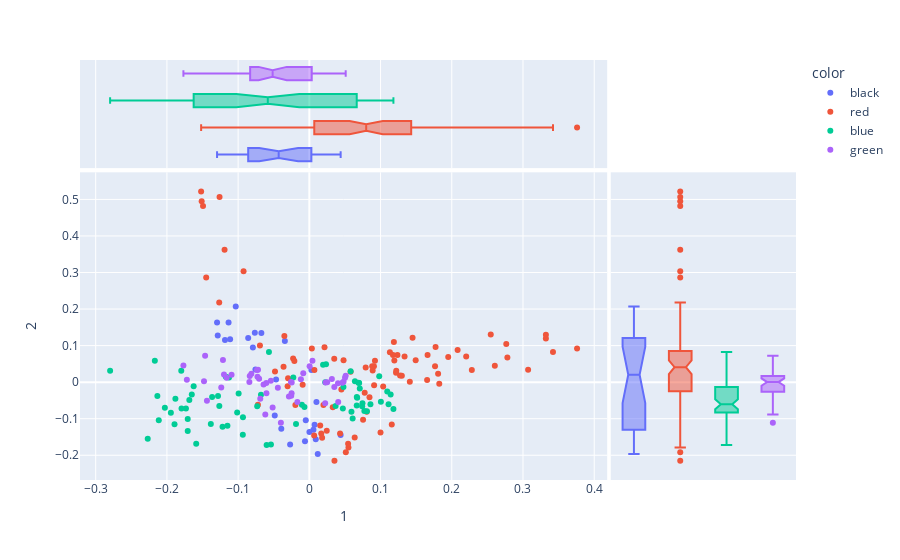

Notebook code cell kept with this figure:
### Code cell
px.scatter(DCM, 1, 2, 
           color=DOC['cover color'], 
           hover_name=DOC.file, 
           marginal_x='box', marginal_y='box', height=1000)

### Figure 1 — Plotly figure (JSON) as saved in the notebook; plotly's stock layout.template omitted (floating-point values rounded to 4 significant figures)
{"data": [{"hovertemplate": "<b>%{hovertext}</b><br><br>color=black<br>1=%{x}<br>2=%{y}<extra></extra>", "hovertext": ["Collins_HungerGames", "Collins_HungerGames", "Collins_HungerGames", "Collins_HungerGames", "Collins_HungerGames", "Collins_HungerGames", "Collins_HungerGames", "Collins_HungerGames", "Collins_HungerGames", "Collins_HungerGames", "Collins_HungerGames", "Collins_HungerGames", "Collins_HungerGames", "Collins_HungerGames", "Collins_HungerGames", "Collins_HungerGames", "Collins_HungerGames", "Collins_HungerGames", "Collins_HungerGames", "Collins_HungerGames", "Collins_HungerGames", "Collins_HungerGames", "Collins_HungerGames", "Collins_HungerGames", "Collins_HungerGames", "Collins_HungerGames"], "legendgroup": "black", "marker": {"color": "#636efa", "symbol": "circle"}, "mode": "markers", "name": "black", "orientation": "v", "showlegend": true, "type": "scatter", "x": [0.04396, 0.007362, 0.005752, -0.005004, 0.0001372, -0.006109, -0.04856, 0.00997, 0.01179, -0.03938, -0.1286, -0.1113, -0.1296, -0.1033, -0.03438, -0.06737, -0.1134, -0.07928, -0.08587, 0.00287, -0.07568, -0.04675, -0.07655, -0.1185, -0.02696, 0.009032], "xaxis": "x", "y": [-0.1447, -0.1167, -0.1302, -0.104, -0.1363, -0.1616, -0.09125, -0.05419, -0.1962, -0.1277, 0.128, 0.1176, 0.1632, 0.2072, 0.1126, 0.1347, 0.1635, 0.09457, 0.1206, 0.03297, 0.03444, 0.007214, 0.1354, 0.1156, -0.1707, -0.1562], "yaxis": "y"}, {"alignmentgroup": "True", "hovertemplate": "<b>%{hovertext}</b><br><br>color=black<br>1=%{x}<extra></extra>", "hovertext": ["Collins_HungerGames", "Collins_HungerGames", "Collins_HungerGames", "Collins_HungerGames", "Collins_HungerGames", "Collins_HungerGames", "Collins_HungerGames", "Collins_HungerGames", "Collins_HungerGames", "Collins_HungerGames", "Collins_HungerGames", "Collins_HungerGames", "Collins_HungerGames", "Collins_HungerGames", "Collins_HungerGames", "Collins_HungerGames", "Collins_HungerGames", "Collins_HungerGames", "Collins_HungerGames", "Collins_HungerGames", "Collins_HungerGames", "Collins_HungerGames", "Collins_HungerGames", "Collins_HungerGames", "Collins_HungerGames", "Collins_HungerGames"], "legendgroup": "black", "marker": {"color": "#636efa", "symbol": "circle"}, "name": "black", "notched": true, "offsetgroup": "black", "showlegend": false, "type": "box", "x": [0.04396, 0.007362, 0.005752, -0.005004, 0.0001372, -0.006109, -0.04856, 0.00997, 0.01179, -0.03938, -0.1286, -0.1113, -0.1296, -0.1033, -0.03438, -0.06737, -0.1134, -0.07928, -0.08587, 0.00287, -0.07568, -0.04675, -0.07655, -0.1185, -0.02696, 0.009032], "xaxis": "x3", "yaxis": "y3"}, {"alignmentgroup": "True", "hovertemplate": "<b>%{hovertext}</b><br><br>color=black<br>2=%{y}<extra></extra>", "hovertext": ["Collins_HungerGames", "Collins_HungerGames", "Collins_HungerGames", "Collins_HungerGames", "Collins_HungerGames", "Collins_HungerGames", "Collins_HungerGames", "Collins_HungerGames", "Collins_HungerGames", "Collins_HungerGames", "Collins_HungerGames", "Collins_HungerGames", "Collins_HungerGames", "Collins_HungerGames", "Collins_HungerGames", "Collins_HungerGames", "Collins_HungerGames", "Collins_HungerGames", "Collins_HungerGames", "Collins_HungerGames", "Collins_HungerGames", "Collins_HungerGames", "Collins_HungerGames", "Collins_HungerGames", "Collins_HungerGames", "Collins_HungerGames"], "legendgroup": "black", "marker": {"color": "#636efa", "symbol": "circle"}, "name": "black", "notched": true, "offsetgroup": "black", "showlegend": false, "type": "box", "xaxis": "x2", "y": [-0.1447, -0.1167, -0.1302, -0.104, -0.1363, -0.1616, -0.09125, -0.05419, -0.1962, -0.1277, 0.128, 0.1176, 0.1632, 0.2072, 0.1126, 0.1347, 0.1635, 0.09457, 0.1206, 0.03297, 0.03444, 0.007214, 0.1354, 0.1156, -0.1707, -0.1562], "yaxis": "y2"}, {"hovertemplate": "<b>%{hovertext}</b><br><br>color=red<br>1=%{x}<br>2=%{y}<extra></extra>", "hovertext": ["Collins_CatchingFire", "Collins_CatchingFire", "Collins_CatchingFire", "Collins_CatchingFire", "Collins_CatchingFire", "Collins_CatchingFire", "Collins_CatchingFire", "Collins_CatchingFire", "Collins_CatchingFire", "Collins_CatchingFire", "Collins_CatchingFire", "Collins_CatchingFire", "Collins_CatchingFire", "Collins_CatchingFire", "Collins_CatchingFire", "Collins_CatchingFire", "Collins_CatchingFire", "Collins_CatchingFire", "Collins_CatchingFire", "Collins_CatchingFire", "Collins_CatchingFire", "Collins_CatchingFire", "Collins_CatchingFire", "Collins_CatchingFire", "Collins_CatchingFire", "Collins_CatchingFire", "Collins_CatchingFire", "Roth_Allegiant", "Roth_Allegiant", "Roth_Allegiant", "Roth_Allegiant", "Roth_Allegiant", "Roth_Allegiant", "Roth_Allegiant", "Roth_Allegiant", "Roth_Allegiant", "Roth_Allegiant", "Roth_Allegiant", "Roth_Allegiant", "Roth_Allegiant", "Roth_Allegiant", "Roth_Allegiant", "Roth_Allegiant", "Roth_Allegiant", "Roth_Allegiant", "Roth_Allegiant", "Roth_Allegiant", "Roth_Allegiant", "Roth_Allegiant", "Roth_Allegiant", "Roth_Allegiant", "Roth_Allegiant", "Roth_Allegiant", "Roth_Allegiant", "Roth_Allegiant", "Roth_Allegiant", "Roth_Allegiant", "Roth_Allegiant", "Roth_Allegiant", "Roth_Allegiant", "Roth_Allegiant", "Roth_Allegiant", "Roth_Allegiant", "Roth_Allegiant", "Roth_Allegiant", "Roth_Allegiant", "Roth_Allegiant", "Roth_Allegiant", "Roth_Allegiant", "Roth_Allegiant", "Roth_Allegiant", "Roth_Allegiant", "Roth_Allegiant", "Roth_Allegiant", "Roth_Allegiant", "Roth_Allegiant", "Roth_Allegiant", "Roth_Allegiant", "Roth_Allegiant", "Roth_Allegiant", "Roth_Allegiant", "Roth_Allegiant", "Roth_Allegiant", "Roth_Allegiant"], "legendgroup": "red", "marker": {"color": "#EF553B", "symbol": "circle"}, "mode": "markers", "name": "red", "orientation": "v", "showlegend": true, "type": "scatter", "x": [0.04317, 0.1158, 0.05124, 0.03527, 0.06369, 0.05493, 0.07545, 0.03287, 0.0805, 0.07774, 0.04499, 0.09994, 0.01793, 0.02443, 0.01674, 0.006772, 0.05446, 0.01526, -0.1266, -0.1449, -0.119, -0.1512, -0.1519, -0.09236, -0.1261, -0.1493, 0.007098, 0.09071, 0.1131, 0.09093, 0.1036, -0.03051, -0.009383, -0.01957, 0.08445, -0.03622, -0.0722, -0.0482, 0.1194, 0.05796, 0.1337, 0.376, 0.09213, 0.2605, 0.3421, 0.1654, 0.1808, 0.1824, 0.3072, 0.2282, 0.2781, 0.3321, 0.1449, -0.03507, 0.04804, 0.2082, 0.08828, 0.1411, 0.195, 0.1217, 0.2202, 0.1299, 0.1221, 0.3322, 0.2547, 0.2765, 0.1765, 0.08893, -0.02986, 0.07914, 0.1773, 0.1237, 0.02131, -0.06938, 0.1274, 0.003525, 0.1187, 0.1493, -0.02274, 0.03496, -0.02105, 0.1175, 0.166, 0.01983], "xaxis": "x", "y": [-0.1402, -0.1161, -0.192, -0.2153, -0.1516, -0.1789, -0.1028, -0.06891, -0.08067, -0.02888, -0.02031, -0.1376, -0.1523, -0.1329, -0.1404, -0.1461, -0.1686, -0.1185, 0.2179, 0.2866, 0.3622, 0.4947, 0.5218, 0.3036, 0.5064, 0.4821, 0.03308, 0.04383, 0.08186, -0.008369, -0.01165, -0.01151, -0.006914, -0.06217, -0.04118, 0.04193, -0.06192, 0.0289, 0.05915, 0.02878, 0.07052, 0.09241, 0.05859, 0.04474, 0.08276, 0.005921, 0.02275, -0.00444, 0.03426, 0.03313, 0.06762, 0.1196, 0.1217, 0.1265, 0.06002, 0.08812, 0.04369, 0.001448, 0.06893, 0.026, 0.07009, 0.01784, 0.03129, 0.13, 0.1305, 0.1043, 0.04344, 0.03159, 0.01101, 0.04003, 0.09587, 0.07404, 0.09529, 0.1005, 0.01805, 0.09231, 0.11, 0.06001, 0.06497, 0.06376, 0.05812, 0.07451, 0.07411, -0.06224], "yaxis": "y"}, {"alignmentgroup": "True", "hovertemplate": "<b>%{hovertext}</b><br><br>color=red<br>1=%{x}<extra></extra>", "hovertext": ["Collins_CatchingFire", "Collins_CatchingFire", "Collins_CatchingFire", "Collins_CatchingFire", "Collins_CatchingFire", "Collins_CatchingFire", "Collins_CatchingFire", "Collins_CatchingFire", "Collins_CatchingFire", "Collins_CatchingFire", "Collins_CatchingFire", "Collins_CatchingFire", "Collins_CatchingFire", "Collins_CatchingFire", "Collins_CatchingFire", "Collins_CatchingFire", "Collins_CatchingFire", "Collins_CatchingFire", "Collins_CatchingFire", "Collins_CatchingFire", "Collins_CatchingFire", "Collins_CatchingFire", "Collins_CatchingFire", "Collins_CatchingFire", "Collins_CatchingFire", "Collins_CatchingFire", "Collins_CatchingFire", "Roth_Allegiant", "Roth_Allegiant", "Roth_Allegiant", "Roth_Allegiant", "Roth_Allegiant", "Roth_Allegiant", "Roth_Allegiant", "Roth_Allegiant", "Roth_Allegiant", "Roth_Allegiant", "Roth_Allegiant", "Roth_Allegiant", "Roth_Allegiant", "Roth_Allegiant", "Roth_Allegiant", "Roth_Allegiant", "Roth_Allegiant", "Roth_Allegiant", "Roth_Allegiant", "Roth_Allegiant", "Roth_Allegiant", "Roth_Allegiant", "Roth_Allegiant", "Roth_Allegiant", "Roth_Allegiant", "Roth_Allegiant", "Roth_Allegiant", "Roth_Allegiant", "Roth_Allegiant", "Roth_Allegiant", "Roth_Allegiant", "Roth_Allegiant", "Roth_Allegiant", "Roth_Allegiant", "Roth_Allegiant", "Roth_Allegiant", "Roth_Allegiant", "Roth_Allegiant", "Roth_Allegiant", "Roth_Allegiant", "Roth_Allegiant", "Roth_Allegiant", "Roth_Allegiant", "Roth_Allegiant", "Roth_Allegiant", "Roth_Allegiant", "Roth_Allegiant", "Roth_Allegiant", "Roth_Allegiant", "Roth_Allegiant", "Roth_Allegiant", "Roth_Allegiant", "Roth_Allegiant", "Roth_Allegiant", "Roth_Allegiant", "Roth_Allegiant", "Roth_Allegiant"], "legendgroup": "red", "marker": {"color": "#EF553B", "symbol": "circle"}, "name": "red", "notched": true, "offsetgroup": "red", "showlegend": false, "type": "box", "x": [0.04317, 0.1158, 0.05124, 0.03527, 0.06369, 0.05493, 0.07545, 0.03287, 0.0805, 0.07774, 0.04499, 0.09994, 0.01793, 0.02443, 0.01674, 0.006772, 0.05446, 0.01526, -0.1266, -0.1449, -0.119, -0.1512, -0.1519, -0.09236, -0.1261, -0.1493, 0.007098, 0.09071, 0.1131, 0.09093, 0.1036, -0.03051, -0.009383, -0.01957, 0.08445, -0.03622, -0.0722, -0.0482, 0.1194, 0.05796, 0.1337, 0.376, 0.09213, 0.2605, 0.3421, 0.1654, 0.1808, 0.1824, 0.3072, 0.2282, 0.2781, 0.3321, 0.1449, -0.03507, 0.04804, 0.2082, 0.08828, 0.1411, 0.195, 0.1217, 0.2202, 0.1299, 0.1221, 0.3322, 0.2547, 0.2765, 0.1765, 0.08893, -0.02986, 0.07914, 0.1773, 0.1237, 0.02131, -0.06938, 0.1274, 0.003525, 0.1187, 0.1493, -0.02274, 0.03496, -0.02105, 0.1175, 0.166, 0.01983], "xaxis": "x3", "yaxis": "y3"}, {"alignmentgroup": "True", "hovertemplate": "<b>%{hovertext}</b><br><br>color=red<br>2=%{y}<extra></extra>", "hovertext": ["Collins_CatchingFire", "Collins_CatchingFire", "Collins_CatchingFire", "Collins_CatchingFire", "Collins_CatchingFire", "Collins_CatchingFire", "Collins_CatchingFire", "Collins_CatchingFire", "Collins_CatchingFire", "Collins_CatchingFire", "Collins_CatchingFire", "Collins_CatchingFire", "Collins_CatchingFire", "Collins_CatchingFire", "Collins_CatchingFire", "Collins_CatchingFire", "Collins_CatchingFire", "Collins_CatchingFire", "Collins_CatchingFire", "Collins_CatchingFire", "Collins_CatchingFire", "Collins_CatchingFire", "Collins_CatchingFire", "Collins_CatchingFire", "Collins_CatchingFire", "Collins_CatchingFire", "Collins_CatchingFire", "Roth_Allegiant", "Roth_Allegiant", "Roth_Allegiant", "Roth_Allegiant", "Roth_Allegiant", "Roth_Allegiant", "Roth_Allegiant", "Roth_Allegiant", "Roth_Allegiant", "Roth_Allegiant", "Roth_Allegiant", "Roth_Allegiant", "Roth_Allegiant", "Roth_Allegiant", "Roth_Allegiant", "Roth_Allegiant", "Roth_Allegiant", "Roth_Allegiant", "Roth_Allegiant", "Roth_Allegiant", "Roth_Allegiant", "Roth_Allegiant", "Roth_Allegiant", "Roth_Allegiant", "Roth_Allegiant", "Roth_Allegiant", "Roth_Allegiant", "Roth_Allegiant", "Roth_Allegiant", "Roth_Allegiant", "Roth_Allegiant", "Roth_Allegiant", "Roth_Allegiant", "Roth_Allegiant", "Roth_Allegiant", "Roth_Allegiant", "Roth_Allegiant", "Roth_Allegiant", "Roth_Allegiant", "Roth_Allegiant", "Roth_Allegiant", "Roth_Allegiant", "Roth_Allegiant", "Roth_Allegiant", "Roth_Allegiant", "Roth_Allegiant", "Roth_Allegiant", "Roth_Allegiant", "Roth_Allegiant", "Roth_Allegiant", "Roth_Allegiant", "Roth_Allegiant", "Roth_Allegiant", "Roth_Allegiant", "Roth_Allegiant", "Roth_Allegiant", "Roth_Allegiant"], "legendgroup": "red", "marker": {"color": "#EF553B", "symbol": "circle"}, "name": "red", "notched": true, "offsetgroup": "red", "showlegend": false, "type": "box", "xaxis": "x2", "y": [-0.1402, -0.1161, -0.192, -0.2153, -0.1516, -0.1789, -0.1028, -0.06891, -0.08067, -0.02888, -0.02031, -0.1376, -0.1523, -0.1329, -0.1404, -0.1461, -0.1686, -0.1185, 0.2179, 0.2866, 0.3622, 0.4947, 0.5218, 0.3036, 0.5064, 0.4821, 0.03308, 0.04383, 0.08186, -0.008369, -0.01165, -0.01151, -0.006914, -0.06217, -0.04118, 0.04193, -0.06192, 0.0289, 0.05915, 0.02878, 0.07052, 0.09241, 0.05859, 0.04474, 0.08276, 0.005921, 0.02275, -0.00444, 0.03426, 0.03313, 0.06762, 0.1196, 0.1217, 0.1265, 0.06002, 0.08812, 0.04369, 0.001448, 0.06893, 0.026, 0.07009, 0.01784, 0.03129, 0.13, 0.1305, 0.1043, 0.04344, 0.03159, 0.01101, 0.04003, 0.09587, 0.07404, 0.09529, 0.1005, 0.01805, 0.09231, 0.11, 0.06001, 0.06497, 0.06376, 0.05812, 0.07451, 0.07411, -0.06224], "yaxis": "y2"}, {"hovertemplate": "<b>%{hovertext}</b><br><br>color=blue<br>1=%{x}<br>2=%{y}<extra></extra>", "hovertext": ["Collins_Mockingjay", "Collins_Mockingjay", "Collins_Mockingjay", "Collins_Mockingjay", "Collins_Mockingjay", "Collins_Mockingjay", "Collins_Mockingjay", "Collins_Mockingjay", "Collins_Mockingjay", "Collins_Mockingjay", "Collins_Mockingjay", "Collins_Mockingjay", "Collins_Mockingjay", "Collins_Mockingjay", "Collins_Mockingjay", "Collins_Mockingjay", "Collins_Mockingjay", "Collins_Mockingjay", "Collins_Mockingjay", "Collins_Mockingjay", "Collins_Mockingjay", "Collins_Mockingjay", "Collins_Mockingjay", "Collins_Mockingjay", "Collins_Mockingjay", "Collins_Mockingjay", "Collins_Mockingjay", "Roth_Divergent", "Roth_Divergent", "Roth_Divergent", "Roth_Divergent", "Roth_Divergent", "Roth_Divergent", "Roth_Divergent", "Roth_Divergent", "Roth_Divergent", "Roth_Divergent", "Roth_Divergent", "Roth_Divergent", "Roth_Divergent", "Roth_Divergent", "Roth_Divergent", "Roth_Divergent", "Roth_Divergent", "Roth_Divergent", "Roth_Divergent", "Roth_Divergent", "Roth_Divergent", "Roth_Divergent", "Roth_Divergent", "Roth_Divergent", "Roth_Divergent", "Roth_Divergent", "Roth_Divergent", "Roth_Divergent", "Roth_Divergent", "Roth_Divergent", "Roth_Divergent", "Roth_Divergent", "Roth_Divergent", "Roth_Divergent", "Roth_Divergent", "Roth_Divergent", "Roth_Divergent", "Roth_Divergent", "Roth_Divergent"], "legendgroup": "blue", "marker": {"color": "#00cc96", "symbol": "circle"}, "mode": "markers", "name": "blue", "orientation": "v", "showlegend": true, "type": "scatter", "x": [0.1112, 0.09812, 0.06654, 0.08084, 0.07419, 0.1181, 0.01928, 0.1142, 0.06996, 0.04789, 0.07457, 0.0858, 0.1094, 0.1005, 0.06665, 0.05915, 0.03688, 0.06716, 0.06898, 0.02342, 0.05795, -0.05672, 0.07081, 0.02233, 0.06398, 0.07724, 0.04706, -0.0187, -0.06791, -0.006873, 0.06081, -0.0732, -0.2269, -0.1588, -0.1383, -0.1733, -0.1219, -0.01048, -0.1708, -0.1624, -0.1685, -0.05997, -0.09339, -0.1893, -0.1651, -0.09322, -0.1881, -0.2114, -0.1173, -0.1708, -0.1795, -0.2029, -0.09928, -0.1365, -0.05391, -0.1014, -0.2798, -0.1264, -0.115, -0.1944, -0.02252, -0.1798, -0.1128, -0.2134, -0.2169, -0.1282], "xaxis": "x", "y": [-0.06023, 0.01644, -0.06387, -0.07973, -0.06618, -0.07319, 0.04785, -0.03362, -0.002623, -0.01295, -0.05794, -0.06037, -0.02528, -0.05357, -0.04066, -0.08126, -0.06521, -0.04233, -0.001867, 0.04908, 0.02971, 0.0825, -0.0171, -0.000456, 0.00282, -0.07905, -0.0721, -0.1148, -0.03432, -0.06814, -0.09954, -0.06561, -0.1548, -0.1682, -0.1147, -0.072, -0.1222, -0.06152, -0.1011, -0.01149, -0.04864, -0.1722, -0.1438, -0.1152, -0.03373, -0.09575, -0.04543, -0.1041, 0.01453, -0.1337, -0.07226, -0.06977, -0.03068, -0.04084, -0.1704, -0.08274, 0.03106, -0.06497, -0.1193, -0.08357, 0.01309, 0.03096, 0.01284, -0.03761, 0.05888, -0.03789], "yaxis": "y"}, {"alignmentgroup": "True", "hovertemplate": "<b>%{hovertext}</b><br><br>color=blue<br>1=%{x}<extra></extra>", "hovertext": ["Collins_Mockingjay", "Collins_Mockingjay", "Collins_Mockingjay", "Collins_Mockingjay", "Collins_Mockingjay", "Collins_Mockingjay", "Collins_Mockingjay", "Collins_Mockingjay", "Collins_Mockingjay", "Collins_Mockingjay", "Collins_Mockingjay", "Collins_Mockingjay", "Collins_Mockingjay", "Collins_Mockingjay", "Collins_Mockingjay", "Collins_Mockingjay", "Collins_Mockingjay", "Collins_Mockingjay", "Collins_Mockingjay", "Collins_Mockingjay", "Collins_Mockingjay", "Collins_Mockingjay", "Collins_Mockingjay", "Collins_Mockingjay", "Collins_Mockingjay", "Collins_Mockingjay", "Collins_Mockingjay", "Roth_Divergent", "Roth_Divergent", "Roth_Divergent", "Roth_Divergent", "Roth_Divergent", "Roth_Divergent", "Roth_Divergent", "Roth_Divergent", "Roth_Divergent", "Roth_Divergent", "Roth_Divergent", "Roth_Divergent", "Roth_Divergent", "Roth_Divergent", "Roth_Divergent", "Roth_Divergent", "Roth_Divergent", "Roth_Divergent", "Roth_Divergent", "Roth_Divergent", "Roth_Divergent", "Roth_Divergent", "Roth_Divergent", "Roth_Divergent", "Roth_Divergent", "Roth_Divergent", "Roth_Divergent", "Roth_Divergent", "Roth_Divergent", "Roth_Divergent", "Roth_Divergent", "Roth_Divergent", "Roth_Divergent", "Roth_Divergent", "Roth_Divergent", "Roth_Divergent", "Roth_Divergent", "Roth_Divergent", "Roth_Divergent"], "legendgroup": "blue", "marker": {"color": "#00cc96", "symbol": "circle"}, "name": "blue", "notched": true, "offsetgroup": "blue", "showlegend": false, "type": "box", "x": [0.1112, 0.09812, 0.06654, 0.08084, 0.07419, 0.1181, 0.01928, 0.1142, 0.06996, 0.04789, 0.07457, 0.0858, 0.1094, 0.1005, 0.06665, 0.05915, 0.03688, 0.06716, 0.06898, 0.02342, 0.05795, -0.05672, 0.07081, 0.02233, 0.06398, 0.07724, 0.04706, -0.0187, -0.06791, -0.006873, 0.06081, -0.0732, -0.2269, -0.1588, -0.1383, -0.1733, -0.1219, -0.01048, -0.1708, -0.1624, -0.1685, -0.05997, -0.09339, -0.1893, -0.1651, -0.09322, -0.1881, -0.2114, -0.1173, -0.1708, -0.1795, -0.2029, -0.09928, -0.1365, -0.05391, -0.1014, -0.2798, -0.1264, -0.115, -0.1944, -0.02252, -0.1798, -0.1128, -0.2134, -0.2169, -0.1282], "xaxis": "x3", "yaxis": "y3"}, {"alignmentgroup": "True", "hovertemplate": "<b>%{hovertext}</b><br><br>color=blue<br>2=%{y}<extra></extra>", "hovertext": ["Collins_Mockingjay", "Collins_Mockingjay", "Collins_Mockingjay", "Collins_Mockingjay", "Collins_Mockingjay", "Collins_Mockingjay", "Collins_Mockingjay", "Collins_Mockingjay", "Collins_Mockingjay", "Collins_Mockingjay", "Collins_Mockingjay", "Collins_Mockingjay", "Collins_Mockingjay", "Collins_Mockingjay", "Collins_Mockingjay", "Collins_Mockingjay", "Collins_Mockingjay", "Collins_Mockingjay", "Collins_Mockingjay", "Collins_Mockingjay", "Collins_Mockingjay", "Collins_Mockingjay", "Collins_Mockingjay", "Collins_Mockingjay", "Collins_Mockingjay", "Collins_Mockingjay", "Collins_Mockingjay", "Roth_Divergent", "Roth_Divergent", "Roth_Divergent", "Roth_Divergent", "Roth_Divergent", "Roth_Divergent", "Roth_Divergent", "Roth_Divergent", "Roth_Divergent", "Roth_Divergent", "Roth_Divergent", "Roth_Divergent", "Roth_Divergent", "Roth_Divergent", "Roth_Divergent", "Roth_Divergent", "Roth_Divergent", "Roth_Divergent", "Roth_Divergent", "Roth_Divergent", "Roth_Divergent", "Roth_Divergent", "Roth_Divergent", "Roth_Divergent", "Roth_Divergent", "Roth_Divergent", "Roth_Divergent", "Roth_Divergent", "Roth_Divergent", "Roth_Divergent", "Roth_Divergent", "Roth_Divergent", "Roth_Divergent", "Roth_Divergent", "Roth_Divergent", "Roth_Divergent", "Roth_Divergent", "Roth_Divergent", "Roth_Divergent"], "legendgroup": "blue", "marker": {"color": "#00cc96", "symbol": "circle"}, "name": "blue", "notched": true, "offsetgroup": "blue", "showlegend": false, "type": "box", "xaxis": "x2", "y": [-0.06023, 0.01644, -0.06387, -0.07973, -0.06618, -0.07319, 0.04785, -0.03362, -0.002623, -0.01295, -0.05794, -0.06037, -0.02528, -0.05357, -0.04066, -0.08126, -0.06521, -0.04233, -0.001867, 0.04908, 0.02971, 0.0825, -0.0171, -0.000456, 0.00282, -0.07905, -0.0721, -0.1148, -0.03432, -0.06814, -0.09954, -0.06561, -0.1548, -0.1682, -0.1147, -0.072, -0.1222, -0.06152, -0.1011, -0.01149, -0.04864, -0.1722, -0.1438, -0.1152, -0.03373, -0.09575, -0.04543, -0.1041, 0.01453, -0.1337, -0.07226, -0.06977, -0.03068, -0.04084, -0.1704, -0.08274, 0.03106, -0.06497, -0.1193, -0.08357, 0.01309, 0.03096, 0.01284, -0.03761, 0.05888, -0.03789], "yaxis": "y2"}, {"hovertemplate": "<b>%{hovertext}</b><br><br>color=green<br>1=%{x}<br>2=%{y}<extra></extra>", "hovertext": ["Roth_Insurgent", "Roth_Insurgent", "Roth_Insurgent", "Roth_Insurgent", "Roth_Insurgent", "Roth_Insurgent", "Roth_Insurgent", "Roth_Insurgent", "Roth_Insurgent", "Roth_Insurgent", "Roth_Insurgent", "Roth_Insurgent", "Roth_Insurgent", "Roth_Insurgent", "Roth_Insurgent", "Roth_Insurgent", "Roth_Insurgent", "Roth_Insurgent", "Roth_Insurgent", "Roth_Insurgent", "Roth_Insurgent", "Roth_Insurgent", "Roth_Insurgent", "Roth_Insurgent", "Roth_Insurgent", "Roth_Insurgent", "Roth_Insurgent", "Roth_Insurgent", "Roth_Insurgent", "Roth_Insurgent", "Roth_Insurgent", "Roth_Insurgent", "Roth_Insurgent", "Roth_Insurgent", "Roth_Insurgent", "Roth_Insurgent", "Roth_Insurgent", "Roth_Insurgent", "Roth_Insurgent", "Roth_Insurgent", "Roth_Insurgent", "Roth_Insurgent", "Roth_Insurgent", "Roth_Insurgent", "Roth_Insurgent", "Roth_Insurgent", "Roth_Insurgent"], "legendgroup": "green", "marker": {"color": "#ab63fa", "symbol": "circle"}, "mode": "markers", "name": "green", "orientation": "v", "showlegend": true, "type": "scatter", "x": [-0.02492, -0.02864, 0.0003919, 0.02222, -0.0842, -0.06038, -0.1479, -0.03997, 0.04028, -0.01682, 0.03506, 0.02502, -0.02579, -0.06185, -0.172, -0.1768, -0.04419, 0.004364, -0.02543, -0.06427, -0.1199, -0.05405, -0.08142, -0.1161, -0.05154, -0.1438, -0.0689, -0.06024, -0.02477, 0.02279, -0.1092, -0.07051, -0.07208, 0.03164, -0.07283, -0.1237, 0.04054, 0.05011, 0.04807, 0.05104, -0.008543, -0.07351, -0.08367, -0.1213, -0.1464, -0.01186, 0.0464], "xaxis": "x", "y": [-0.03034, -0.03949, 0.04331, -0.05802, 0.0001249, -0.002631, 0.002697, -0.1111, -0.003079, -0.05411, -0.01326, -0.0004814, 0.0003105, -0.08835, 0.006617, 0.04543, -0.01503, 0.05845, -0.03743, -0.006124, 0.02098, 0.004141, 0.02327, 0.01177, -0.06956, -0.05106, -0.04545, -0.03004, -0.001011, -0.00123, 0.02017, 0.00944, 0.03374, 0.008707, 0.01494, -0.01479, -0.05401, 0.01178, 0.001206, 0.0173, 0.02407, 0.03354, 0.01687, 0.06084, 0.07236, 0.007998, -0.001296], "yaxis": "y"}, {"alignmentgroup": "True", "hovertemplate": "<b>%{hovertext}</b><br><br>color=green<br>1=%{x}<extra></extra>", "hovertext": ["Roth_Insurgent", "Roth_Insurgent", "Roth_Insurgent", "Roth_Insurgent", "Roth_Insurgent", "Roth_Insurgent", "Roth_Insurgent", "Roth_Insurgent", "Roth_Insurgent", "Roth_Insurgent", "Roth_Insurgent", "Roth_Insurgent", "Roth_Insurgent", "Roth_Insurgent", "Roth_Insurgent", "Roth_Insurgent", "Roth_Insurgent", "Roth_Insurgent", "Roth_Insurgent", "Roth_Insurgent", "Roth_Insurgent", "Roth_Insurgent", "Roth_Insurgent", "Roth_Insurgent", "Roth_Insurgent", "Roth_Insurgent", "Roth_Insurgent", "Roth_Insurgent", "Roth_Insurgent", "Roth_Insurgent", "Roth_Insurgent", "Roth_Insurgent", "Roth_Insurgent", "Roth_Insurgent", "Roth_Insurgent", "Roth_Insurgent", "Roth_Insurgent", "Roth_Insurgent", "Roth_Insurgent", "Roth_Insurgent", "Roth_Insurgent", "Roth_Insurgent", "Roth_Insurgent", "Roth_Insurgent", "Roth_Insurgent", "Roth_Insurgent", "Roth_Insurgent"], "legendgroup": "green", "marker": {"color": "#ab63fa", "symbol": "circle"}, "name": "green", "notched": true, "offsetgroup": "green", "showlegend": false, "type": "box", "x": [-0.02492, -0.02864, 0.0003919, 0.02222, -0.0842, -0.06038, -0.1479, -0.03997, 0.04028, -0.01682, 0.03506, 0.02502, -0.02579, -0.06185, -0.172, -0.1768, -0.04419, 0.004364, -0.02543, -0.06427, -0.1199, -0.05405, -0.08142, -0.1161, -0.05154, -0.1438, -0.0689, -0.06024, -0.02477, 0.02279, -0.1092, -0.07051, -0.07208, 0.03164, -0.07283, -0.1237, 0.04054, 0.05011, 0.04807, 0.05104, -0.008543, -0.07351, -0.08367, -0.1213, -0.1464, -0.01186, 0.0464], "xaxis": "x3", "yaxis": "y3"}, {"alignmentgroup": "True", "hovertemplate": "<b>%{hovertext}</b><br><br>color=green<br>2=%{y}<extra></extra>", "hovertext": ["Roth_Insurgent", "Roth_Insurgent", "Roth_Insurgent", "Roth_Insurgent", "Roth_Insurgent", "Roth_Insurgent", "Roth_Insurgent", "Roth_Insurgent", "Roth_Insurgent", "Roth_Insurgent", "Roth_Insurgent", "Roth_Insurgent", "Roth_Insurgent", "Roth_Insurgent", "Roth_Insurgent", "Roth_Insurgent", "Roth_Insurgent", "Roth_Insurgent", "Roth_Insurgent", "Roth_Insurgent", "Roth_Insurgent", "Roth_Insurgent", "Roth_Insurgent", "Roth_Insurgent", "Roth_Insurgent", "Roth_Insurgent", "Roth_Insurgent", "Roth_Insurgent", "Roth_Insurgent", "Roth_Insurgent", "Roth_Insurgent", "Roth_Insurgent", "Roth_Insurgent", "Roth_Insurgent", "Roth_Insurgent", "Roth_Insurgent", "Roth_Insurgent", "Roth_Insurgent", "Roth_Insurgent", "Roth_Insurgent", "Roth_Insurgent", "Roth_Insurgent", "Roth_Insurgent", "Roth_Insurgent", "Roth_Insurgent", "Roth_Insurgent", "Roth_Insurgent"], "legendgroup": "green", "marker": {"color": "#ab63fa", "symbol": "circle"}, "name": "green", "notched": true, "offsetgroup": "green", "showlegend": false, "type": "box", "xaxis": "x2", "y": [-0.03034, -0.03949, 0.04331, -0.05802, 0.0001249, -0.002631, 0.002697, -0.1111, -0.003079, -0.05411, -0.01326, -0.0004814, 0.0003105, -0.08835, 0.006617, 0.04543, -0.01503, 0.05845, -0.03743, -0.006124, 0.02098, 0.004141, 0.02327, 0.01177, -0.06956, -0.05106, -0.04545, -0.03004, -0.001011, -0.00123, 0.02017, 0.00944, 0.03374, 0.008707, 0.01494, -0.01479, -0.05401, 0.01178, 0.001206, 0.0173, 0.02407, 0.03354, 0.01687, 0.06084, 0.07236, 0.007998, -0.001296], "yaxis": "y2"}], "layout": {"autosize": true, "legend": {"title": {"text": "color"}, "tracegroupgap": 0}, "margin": {"t": 60}, "xaxis": {"anchor": "y", "autorange": true, "domain": [0, 0.7363], "range": [-0.3208, 0.417], "title": {"text": "1"}, "type": "linear"}, "xaxis2": {"anchor": "y2", "autorange": true, "domain": [0.7413, 1], "matches": "x2", "range": [-0.5, 3.5], "showgrid": false, "showline": false, "showticklabels": false, "ticks": "", "type": "category"}, "xaxis3": {"anchor": "y3", "autorange": true, "domain": [0, 0.7363], "matches": "x", "range": [-0.3208, 0.417], "showgrid": true, "showticklabels": false, "type": "linear"}, "xaxis4": {"anchor": "y4", "domain": [0.7413, 1], "matches": "x2", "showgrid": false, "showline": false, "showticklabels": false, "ticks": ""}, "yaxis": {"anchor": "x", "autorange": true, "domain": [0, 0.7326], "range": [-0.2618, 0.5683], "title": {"text": "2"}, "type": "linear"}, "yaxis2": {"anchor": "x2", "autorange": true, "domain": [0, 0.7326], "matches": "y", "range": [-0.2618, 0.5683], "showgrid": true, "showticklabels": false, "type": "linear"}, "yaxis3": {"anchor": "x3", "autorange": true, "domain": [0.7426, 1], "matches": "y3", "range": [-0.5, 3.5], "showgrid": false, "showline": false, "showticklabels": false, "ticks": "", "type": "category"}, "yaxis4": {"anchor": "x4", "domain": [0.7426, 1], "matches": "y3", "showgrid": true, "showline": false, "showticklabels": false, "ticks": ""}}}
